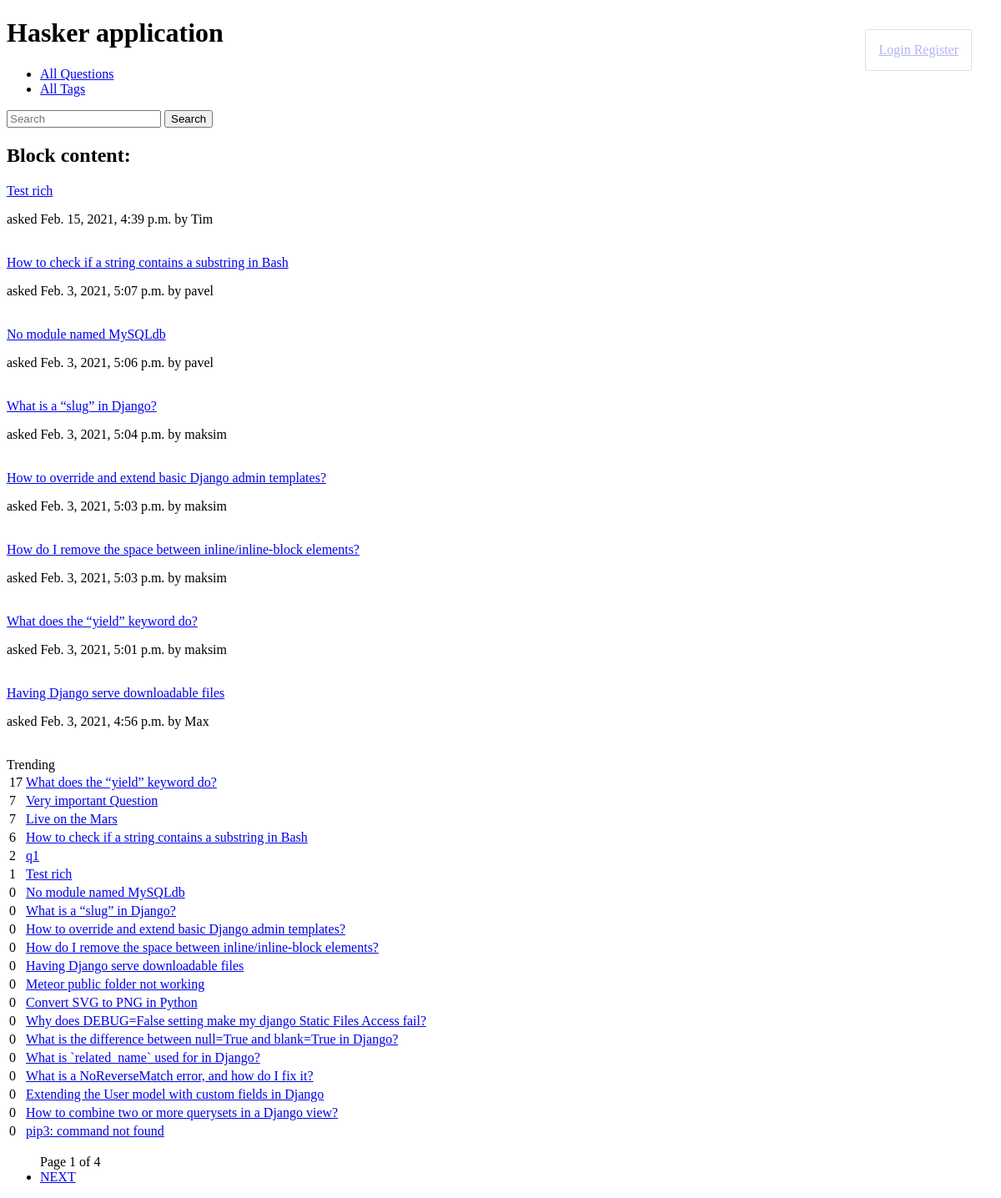
The page / on the database its author committed.
### hasker/models.py (models this page shows, shortened)
class Question(models.Model):
    author = models.ForeignKey(User, on_delete=models.CASCADE)
    title = models.CharField(max_length=150, db_index=True)
    slug = models.SlugField(max_length=150, blank=True, unique=True)
    content = RichTextField(blank=False, db_index=True)
    tags = models.ManyToManyField('Tag', blank=True, related_name='questions')
    date_create = models.DateTimeField(auto_now_add=True)
    rating = models.IntegerField(default=0, blank=False, null=False)
    def get_absolute_url(self):
        return reverse('question_detail_url', kwargs={'slug': self.slug})
    class Meta:
        ordering = ['-date_create']

### hasker/views.py (the view)
# urls.py: path('', IndexView.as_view(), name='questions_list_url'),
class IndexView(generic.ListView):
    template_name = 'hasker/index.html'
    context_object_name = 'questions'
    paginate_by = 8
    def get_queryset(self):
        search_query = self.request.GET.get('search', '')
        if search_query:
            return Question.objects.filter(Q(title__icontains=search_query) | Q(content__icontains=search_query))
        return Question.objects.all()

### hasker/context_processors.py (called while the page is built)
def trending(req):
    return {
        'trending': Question.objects.order_by('-rating', '-date_create')[:20]
    }

### hasker/templates/hasker/index.html (shortened to what this page needs)
{% extends 'hasker/base_hasker.html' %}
{% block content %}
    <h2>Block content:</h2>
    {% for question in questions %}
        <div>
            <a href="{{ question.get_absolute_url }}" >{{ question.title }} </a>
            <p> asked {{ question.date_create }} by {{ question.author }} </p>
            <br>
        </div>
    {% endfor %}
        <div id="trending">
            <div class="title">Trending</div>
            <table>
                {% for question in trending %}
                <tr>
                    <td class="rating">{{ question.rating }}</td>
                    <td><a href="{{ question.get_absolute_url }}">{{ question.title }}</a></td>
                </tr>
                {% endfor %}
            </table>
        </div>
{% endblock %}

### rows shown on the page
Question: title "Test rich", date_create "Feb. 15, 2021, 4:39 p.m.", author "Tim", rating "1"
Question: title "How to check if a string contains a substring in Bash", date_create "Feb. 3, 2021, 5:07 p.m.", author "pavel", rating "6"
Question: title "No module named MySQLdb", date_create "Feb. 3, 2021, 5:06 p.m.", author "pavel", rating "0"
Question: title "What is a “slug” in Django?", date_create "Feb. 3, 2021, 5:04 p.m.", author "maksim", rating "0"
Question: title "How to override and extend basic Django admin templates?", date_create "Feb. 3, 2021, 5:03 p.m.", author "maksim", rating "0"
Question: title "How do I remove the space between inline/inline-block elements?", date_create "Feb. 3, 2021, 5:03 p.m.", author "maksim", rating "0"
Question: title "What does the “yield” keyword do?", date_create "Feb. 3, 2021, 5:01 p.m.", author "maksim", rating "17"
Question: title "Having Django serve downloadable files", date_create "Feb. 3, 2021, 4:56 p.m.", author "Max", rating "0"
Question: rating "7", title "Very important Question"
Question: rating "7", title "Live on the Mars"
Question: rating "2", title "q1"
Question: rating "0", title "Meteor public folder not working"
Question: rating "0", title "Convert SVG to PNG in Python"
Question: rating "0", title "Why does DEBUG=False setting make my django Static Files Access fail?"
Question: rating "0", title "What is the difference between null=True and blank=True in Django?"
Question: rating "0", title "What is `related_name` used for in Django?"
Question: rating "0", title "What is a NoReverseMatch error, and how do I fix it?"
Question: rating "0", title "Extending the User model with custom fields in Django"
Question: rating "0", title "How to combine two or more querysets in a Django view?"
Question: rating "0", title "pip3: command not found"

### other values the page prints
{{ page_obj.number }} "1"
{{ page_obj.paginator.num_pages }} "4"
